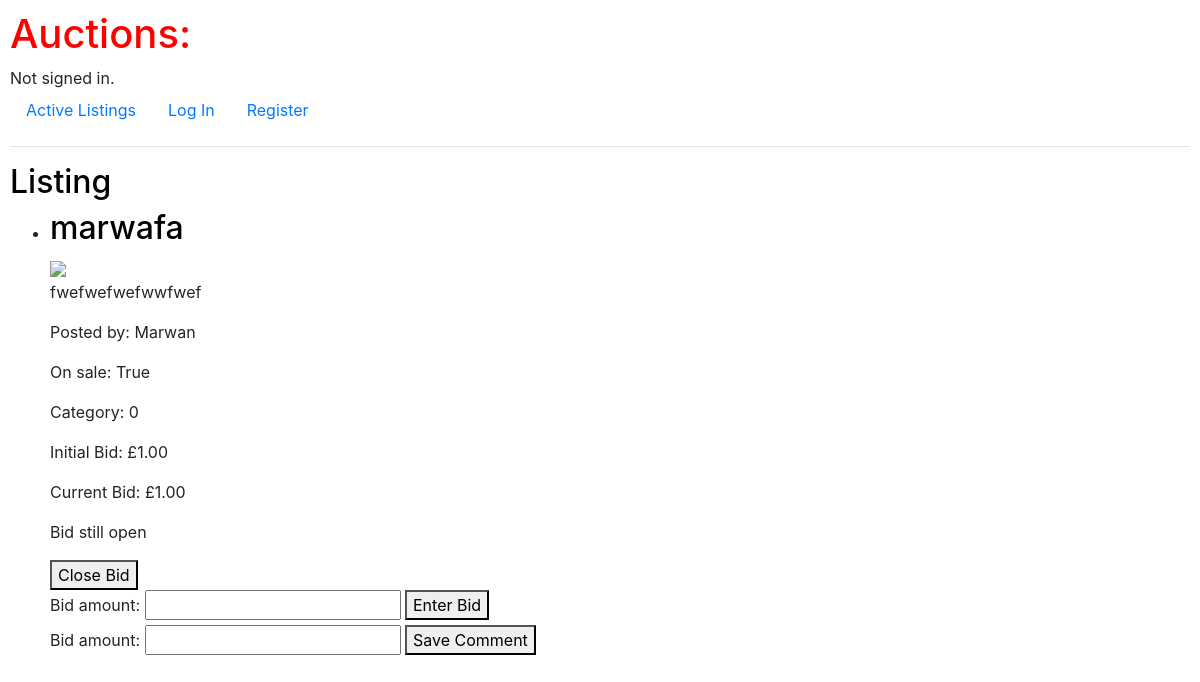
Page /bid/8 on the earlier database version.
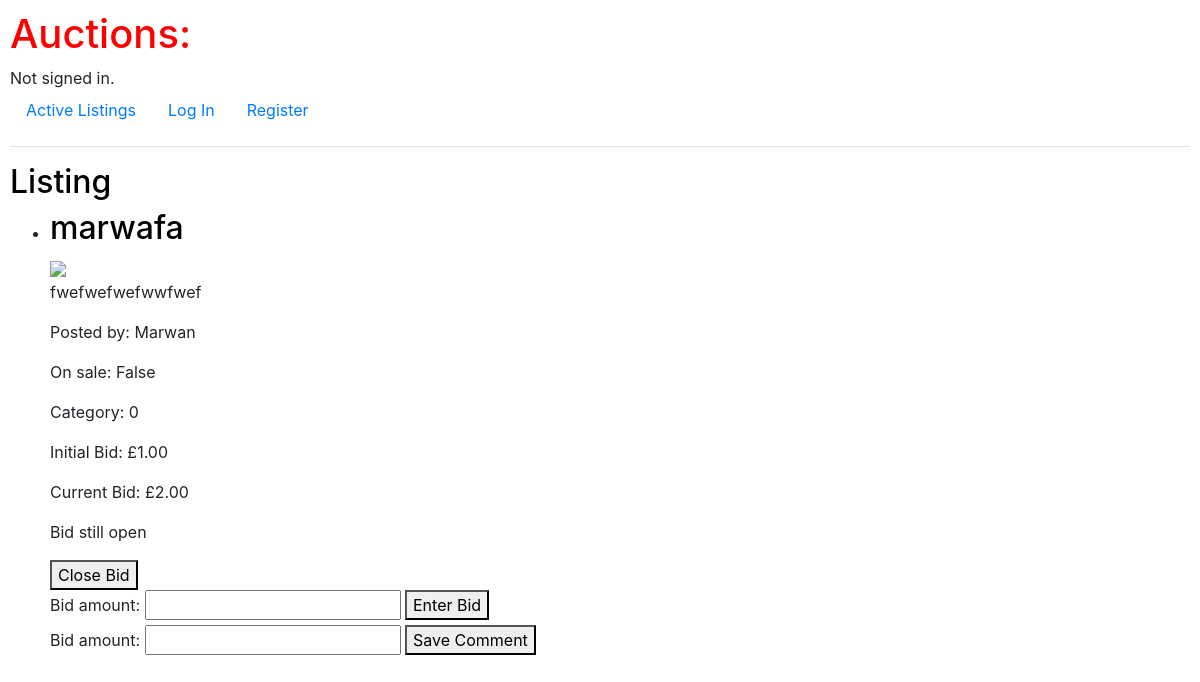
Same page on the later database version.
### auctions/models.py (models this page shows, shortened)
class AuctionListing(models.Model):
    user = models.ForeignKey(User, on_delete=models.CASCADE, related_name= "auction_listings")
    title = models.CharField(max_length=64)
    description = models.TextField()
    is_open = models.BooleanField(default=True)
    category = models.CharField(max_length = 64)
    image = models.ImageField(upload_to='')
    initial_bid = models.DecimalField(max_digits=6, decimal_places=2)
    winner = models.ForeignKey(User, on_delete=models.CASCADE, related_name="user", null=True, blank=True)
    def current_bid(self):
        bid = Bid.objects.filter(auction_listing=self).order_by('-bid_amount').first()
        if bid:
            return bid.bid_amount
        else:
            return self.initial_bid

class User(AbstractUser):
    pass

class Bid(models.Model):
    user = models.ForeignKey(User, on_delete=models.CASCADE, related_name= "bid" )
    auction_listing = models.ForeignKey(AuctionListing, on_delete=models.CASCADE, related_name= "auction_listing" )
    bid_amount = models.DecimalField(max_digits=10, decimal_places=2)

### auctions/views.py (the view)
# urls.py: path("bid/<int:listing_id>", views.current_price, name="current_price"),
def current_price(request, listing_id):
    auction_listing = AuctionListing.objects.get(id=listing_id)
    auction_listings = AuctionListing.objects.all()
    current_bids = {}
    for listing in auction_listings:
        bid = Bid.objects.filter(auction_listing=listing).order_by('-bid_amount').first()
        if bid:
            current_bids[listing.id] = bid.bid_amount
        else:
            current_bids[listing.id] = listing.initial_bid
    if request.method == 'POST':
        form = BidForm(request.POST)
        if form.is_valid():
            bid_amount = form.cleaned_data['bid_amount']
            highest_bidding_price = current_bids[auction_listing.id]
            if bid_amount <= highest_bidding_price:
                form.add_error('bid_amount',"Your bid is not sufficient and must be higher than the current bid amount")
            else:
                new_bid = Bid(user=request.user, auction_listing=auction_listing, bid_amount=form.cleaned_data['bid_amount'])
                new_bid.save()
                return render(request, 'auctions/listing.html', {'form': form, 'listing': auction_listing, 'current_bids': current_bids})
    else:
        form = BidForm()
    return render(request, 'auctions/listing.html', {'form': form, 'listing': auction_listing})

### auctions/forms.py
class BidForm(forms.ModelForm):
    class Meta:
        model = Bid
        fields = ['bid_amount']

### auctions/templates/auctions/listing.html (shortened to what this page needs)
{% extends "auctions/layout.html" %}
{% block body %}
    <h2>Listing</h2>
	<ul>
        <li><h2>{{ listing.title }}</h2>
        <img src="{{ listing.image.url }}" style="max-width: 300px; max-height: 300px;">
        <p>{{ listing.description }}</p>
        <p>Posted by: {{ listing.user }}</p>
        <p>On sale: {{ listing.is_open}}</p>
        <p>Category: {{ listing.category }}</p>
        <p>Initial Bid: £{{ listing.initial_bid }}</p>
        <p>Current Bid: £{{ listing.current_bid }}</p>
        {% if winner %}
            <p>The winner is: {{winner.user.username}}</p>
        {% else %}
            <p> Bid still open </p>
        {% endif %}
        <form method="post" action="{% url 'auction_closed' listing_id=listing.id %}">
            <button type = "submit">Close Bid</button>
        </form>
        <form method="post" action="{% url 'current_price' listing.id %}" enctype="multipart/form-data">
            {{ form.bid_amount.label_tag }}
            {{ form.bid_amount }}
            <button type = "submit">Enter Bid</button>
        </form>
            <form method="post" id = "Form1" >
                {{ form }}
                <button id = "Button1" type = "submit" >Save Comment</button>
            </form></li>
	</ul>
{% endblock %}

### auctions/templates/auctions/layout.html (shortened to what this page needs)
{% load static %}
<!DOCTYPE html>
<html lang="en">
    <head>
        <link rel="stylesheet" href="https://stackpath.bootstrapcdn.com/bootstrap/4.4.1/css/bootstrap.min.css">
        <link href="{% static 'auctions/styles.css' %}" rel="stylesheet">
    </head>
    <body>
        <h1>Auctions:</h1>
        <div>
            {% if user.is_authenticated %}
                Signed in as <strong>{{ user.username }}</strong>.
            {% else %}
                Not signed in.
            {% endif %}
        </div>
        <ul class="nav">
            <li class="nav-item">
                <a class="nav-link" href="{% url 'index' %}">Active Listings</a>
            </li>
            {% if user.is_authenticated %}
                <li class="nav-item">
                    <a class="nav-link" href="{% url 'logout' %}">Log Out</a>
                </li>
                <li class="nav-item">
                    <a class="nav-link" href="{% url 'new_listing' %}">Sell Item</a>
                </li>
                <li class="nav-item">
                    <a class="nav-link" href="{% url 'previous_listings' %}">Previous Listings</a>
                </li>
            {% else %}
                <li class="nav-item">
                    <a class="nav-link" href="{% url 'login' %}">Log In</a>
                </li>
                <li class="nav-item">
                    <a class="nav-link" href="{% url 'register' %}">Register</a>
                </li>
            {% endif %}
        </ul>
        <hr>
        {% block body %}
        {% endblock %}
    </body>
</html>

### auctions/static/auctions/styles.css (style rules this page uses)
body { padding: 10px; }
h2 { color : black; }
h1 { color : red; }
p { font-style: inherit; }

Differences in the rows shown:
changed AuctionListing "marwafa": is_open "True" → "False"; current_bid "1.00" → "2.00"
